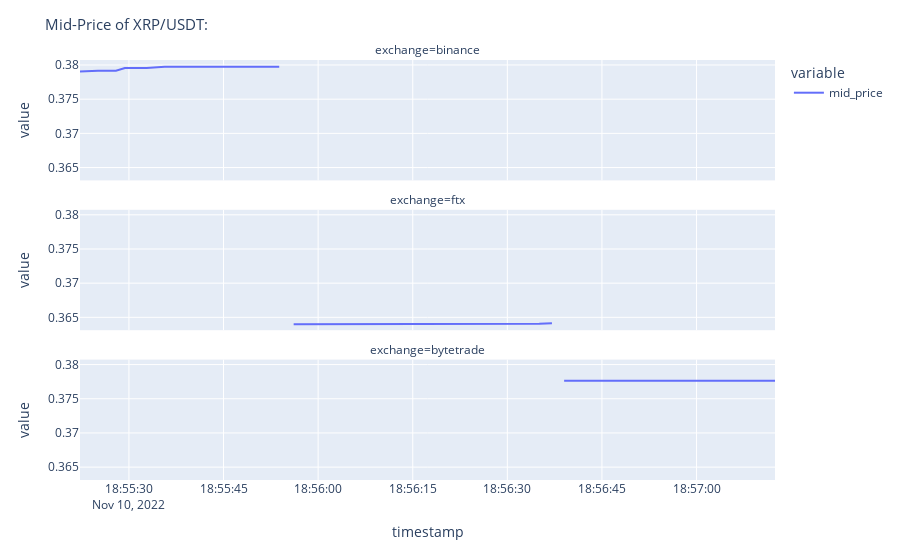

The notebook cell this image was saved under:
### Markdown cell above
There are exchanges that have bigger or smaller price differences but they all have them which means that market makers will always be there to reduce them and take this small proportion as their gains but for big participations.

### Code cell
vs.Plot_line(MS_X, criptos[2], "Mid-Price of")

### Figure 1 — Plotly figure (JSON) as saved in the notebook; plotly's stock layout.template omitted (floating-point values rounded to 4 significant figures)
{"data": [{"hovertemplate": "variable=mid_price<br>exchange=binance<br>timestamp=%{x}<br>value=%{y}<extra></extra>", "legendgroup": "mid_price", "line": {"color": "#636efa", "dash": "solid"}, "marker": {"symbol": "circle"}, "mode": "lines", "name": "mid_price", "orientation": "v", "showlegend": true, "type": "scatter", "x": ["2022-11-10T18:55:22.240000", "2022-11-10T18:55:23.695000", "2022-11-10T18:55:25.096000", "2022-11-10T18:55:26.549000", "2022-11-10T18:55:27.944000", "2022-11-10T18:55:29.365000", "2022-11-10T18:55:30.796000", "2022-11-10T18:55:32.799000", "2022-11-10T18:55:35.673000", "2022-11-10T18:55:37.386000", "2022-11-10T18:55:39.847000", "2022-11-10T18:55:41.324000", "2022-11-10T18:55:42.782000", "2022-11-10T18:55:44.626000", "2022-11-10T18:55:46.242000", "2022-11-10T18:55:48.083000", "2022-11-10T18:55:49.502000", "2022-11-10T18:55:50.882000", "2022-11-10T18:55:52.409000", "2022-11-10T18:55:53.829000"], "xaxis": "x3", "y": [0.379, 0.3791, 0.3791, 0.3791, 0.3791, 0.3795, 0.3795, 0.3795, 0.3798, 0.3798, 0.3799, 0.3799, 0.3799, 0.3798, 0.3798, 0.3798, 0.3798, 0.3798, 0.3798, 0.3798], "yaxis": "y3"}, {"hovertemplate": "variable=mid_price<br>exchange=ftx<br>timestamp=%{x}<br>value=%{y}<extra></extra>", "legendgroup": "mid_price", "line": {"color": "#636efa", "dash": "solid"}, "marker": {"symbol": "circle"}, "mode": "lines", "name": "mid_price", "orientation": "v", "showlegend": false, "type": "scatter", "x": ["2022-11-10T18:55:56.117000", "2022-11-10T18:55:58.173000", "2022-11-10T18:56:00.434000", "2022-11-10T18:56:02.695000", "2022-11-10T18:56:04.612000", "2022-11-10T18:56:06.172000", "2022-11-10T18:56:08.423000", "2022-11-10T18:56:10.254000", "2022-11-10T18:56:13.705000", "2022-11-10T18:56:15.466000", "2022-11-10T18:56:17.151000", "2022-11-10T18:56:19.651000", "2022-11-10T18:56:21.740000", "2022-11-10T18:56:24.227000", "2022-11-10T18:56:27.046000", "2022-11-10T18:56:28.854000", "2022-11-10T18:56:30.909000", "2022-11-10T18:56:32.603000", "2022-11-10T18:56:35.058000", "2022-11-10T18:56:37.071000"], "xaxis": "x2", "y": [0.364, 0.364, 0.364, 0.364, 0.364, 0.364, 0.364, 0.364, 0.364, 0.364, 0.364, 0.364, 0.364, 0.364, 0.364, 0.364, 0.364, 0.364, 0.364, 0.3641], "yaxis": "y2"}, {"hovertemplate": "variable=mid_price<br>exchange=bytetrade<br>timestamp=%{x}<br>value=%{y}<extra></extra>", "legendgroup": "mid_price", "line": {"color": "#636efa", "dash": "solid"}, "marker": {"symbol": "circle"}, "mode": "lines", "name": "mid_price", "orientation": "v", "showlegend": false, "type": "scatter", "x": ["2022-11-10T18:56:39.004000", "2022-11-10T18:56:41.636000", "2022-11-10T18:56:44.151000", "2022-11-10T18:56:45.823000", "2022-11-10T18:56:47.450000", "2022-11-10T18:56:48.860000", "2022-11-10T18:56:50.519000", "2022-11-10T18:56:51.966000", "2022-11-10T18:56:53.968000", "2022-11-10T18:56:55.465000", "2022-11-10T18:56:57.184000", "2022-11-10T18:56:58.821000", "2022-11-10T18:57:00.511000", "2022-11-10T18:57:01.993000", "2022-11-10T18:57:03.729000", "2022-11-10T18:57:05.336000", "2022-11-10T18:57:06.754000", "2022-11-10T18:57:09.345000", "2022-11-10T18:57:10.771000", "2022-11-10T18:57:12.439000"], "xaxis": "x", "y": [0.3776, 0.3776, 0.3776, 0.3776, 0.3776, 0.3776, 0.3776, 0.3776, 0.3776, 0.3776, 0.3776, 0.3776, 0.3776, 0.3776, 0.3776, 0.3776, 0.3776, 0.3776, 0.3776, 0.3776], "yaxis": "y"}], "layout": {"annotations": [{"font": {}, "showarrow": false, "text": "exchange=bytetrade", "x": 0.5, "xanchor": "center", "xref": "paper", "y": 0.2867, "yanchor": "bottom", "yref": "paper"}, {"font": {}, "showarrow": false, "text": "exchange=ftx", "x": 0.5, "xanchor": "center", "xref": "paper", "y": 0.6433, "yanchor": "bottom", "yref": "paper"}, {"font": {}, "showarrow": false, "text": "exchange=binance", "x": 0.5, "xanchor": "center", "xref": "paper", "y": 1.0, "yanchor": "bottom", "yref": "paper"}], "legend": {"title": {"text": "variable"}, "tracegroupgap": 0}, "margin": {"t": 60}, "title": {"font": {"size": 15}, "text": "Mid-Price of XRP/USDT:"}, "xaxis": {"anchor": "y", "domain": [0, 1], "title": {"text": "timestamp"}}, "xaxis2": {"anchor": "y2", "domain": [0, 1], "matches": "x", "showticklabels": false}, "xaxis3": {"anchor": "y3", "domain": [0, 1], "matches": "x", "showticklabels": false}, "yaxis": {"anchor": "x", "domain": [0, 0.2867], "title": {"text": "value"}}, "yaxis2": {"anchor": "x2", "domain": [0.3567, 0.6433], "matches": "y", "title": {"text": "value"}}, "yaxis3": {"anchor": "x3", "domain": [0.7133, 1.0], "matches": "y", "title": {"text": "value"}}}}
